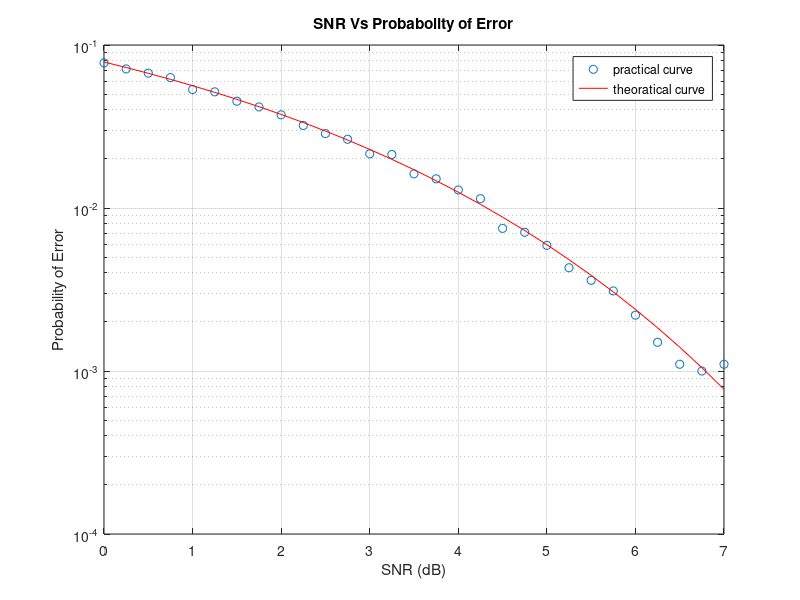

The MATLAB script that drew this image:
N=10^4;
sent_bits=randi([0,1],1,N); %a sequence of 10^4 random bits
A=10; %amplitude of S(t)
T=10; %duration of S(t)
S=ones(1,T)*A; %rectangular pulse
E=norm(S)^2; %S(t) Energy
h=fliplr(S); %matched filter
bits=(2*sent_bits-1); %mapping the bits with S(t)
x=kron(bits,S);
%Noise that gives SNR=0dB to SNR=7dB
SNR_db=0:0.25:7;
n_var=(E/2)*10.^(-SNR_db/10);
for k=1:length(n_var)
n=randn(1,length(x))*sqrt(n_var(k)); %noise
r=x+n; %recieved signal
z=filter(h,1,r); %applying the recieved signal to matched filter
z=sign(z(T:T:end)); %sampling at T & using thresholding operation
recieved_bits=(z+1)/2; %recovering the sent bits
Pb(k)=mean(abs((sent_bits)-(recieved_bits))); %calculating the bit error
end
%plotting Pb Vs SNR
SNR=10.^(SNR_db/10);
P_theory=(0.5)*erfc(sqrt(2.*SNR)./sqrt(2));
semilogy(SNR_db,Pb,'o',SNR_db,P_theory,'r-')
title ('SNR Vs Probabolity of Error');
xlabel ('SNR (dB)');
ylabel ('Probability of Error');
legend('practical curve','theoratical curve');
grid on;